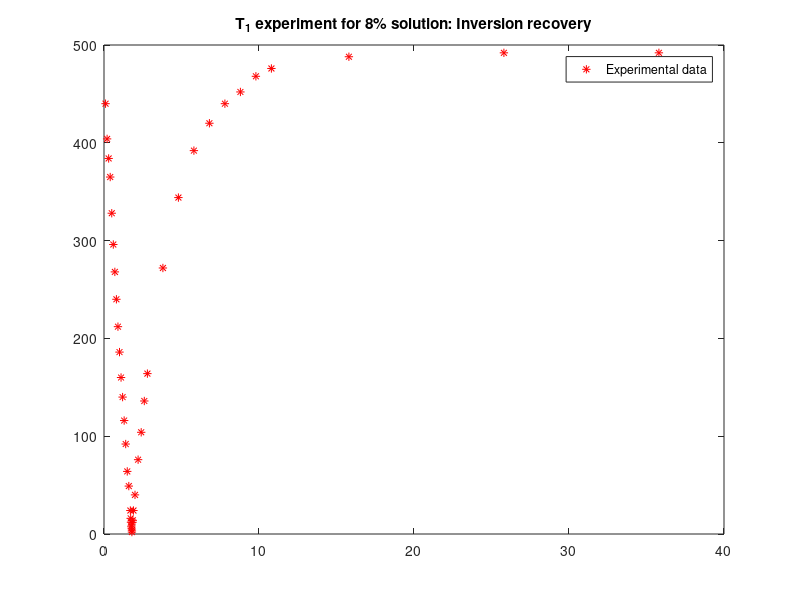

Here is the MATLAB script that generated this plot: (Note: this script raises an error after producing the figure.)
%%%% NMR Experiment %%%
clear all;
close all;
clc;
%%% loading data for 8 percent solution %%%
Threshold = 9000;
T1_8percent = load('./T1_8percent.csv');
T2_8percent_CPMG = load('./TT2_8percent_CPMG.csv');
T2_8percent_CP = load('./TT2_8percent_CP.csv');
T2_star_8percent = load('./T2_star_8percent.csv');
figure;

%let us calculate the sampling frequency
delta_t = T2_star_8percent(2, 1)-T2_star_8percent(1, 1);
sampling_freq = 1/delta_t

%%%%%%%%%%%%%%%%%%%%%%%%%%%%%%%%%%%%%%%%%%%%%%%%%%%
%%%%%%%%%%% T_1 Calculation %%%%%%%%%%%%%%%%%%%%%%%


plot(T1_8percent(:,2),T1_8percent(:,1), 'r*');
title ('T_1 experiment for 8% solution: Inversion recovery');
legend ('Experimental data')
hold on
%% We'll find an approximate M0 and T1 values:

[C I] = max(T1_8percent(:,1));
M0_app = C;
[C I] = min(T1_8percent(:,1));
T1_app = T1_8percent(I,2)/log(2);

%% Now we'll fit data for the model: 
s = fitoptions('Method','NonlinearLeastSquares',...
               'Lower',[0,0],...
               'Upper',[Inf, Inf],...
               'Startpoint',[M0_app T1_app]);
h = fittype('abs(M0*(1-2*exp(-x/T1)))', 'coefficients', {'M0', 'T1'}, 'independent', 'x', 'options', s)
[c, gof] = fit (T1_8percent(:,2),T1_8percent(:,1), h)
plot(c, 'k');
xlabel ('T_I [msec]');
ylabel ('M_{trans}(T_I) [msec]');
text ('Position', [10, 200], 'String', strcat(' Fit results: M_0=', num2str(c.M0), ' T_1=', num2str(c.T1)))

%%%%%%%%%%%%%%%%%%%%%%%%%%%%%%%%%%%%%%%%%%%%%%%%%%%
%%%%%%%%%%%% T_2_star calculation %%%%%%%%%%%%%%%%%

%% We will take a look on the FID:

% figure;
% plot(T2_star_8percent(:,1), T2_star_8percent(:, 2));
%% We will choose the data shortly after the peak
[C I] = max (T2_star_8percent(:,2));
max_Voltage = C;
ind_start = I + 50; % it is the moment we are starting to fit
t_delay = T2_star_8percent(ind_start, 1);
figure;
plot(T2_star_8percent(ind_start:ind_start+820,1), ((T2_star_8percent(ind_start:ind_start+820, 2)- T2_star_8percent(end, 2))));
legend('experimental data');
hold on

signal_fft = fft(T2_star_8percent(:,2))/(length(T2_star_8percent(:,2))-ind_start);

s1 = fitoptions('Method', 'NonlinearLeastSquares','Lower',[0, 0],'Upper', [Inf, Inf], 'Startpoint',[1e-6, max_Voltage-T2_star_8percent(end, 2)]);

h1 = fittype ('M0*exp(-(t-t_del)/T_2_star)', 'coefficients', {'T_2_star', 'M0'}, 'independent', 't', 'problem', 't_del', 'options', s1)
%[c1, gof1] = fit (T2_star_8percent(ind_start+20:end,1), T2_star_8percent(ind_start+20:end,2), h1)
[c1, gof1] = fit (T2_star_8percent(ind_start:ind_start+820,1), T2_star_8percent(ind_start:ind_start+820,2)-T2_star_8percent(end, 2), h1, 'problem', t_delay)
plot (c1, 'k');
xlabel ('t [sec]');
ylabel ('M_{trans} [Volt]');
text ('Position', [4e-4, 0.4], 'String', {strcat(' Fit results: M_0=', num2str(c1.M0)), strcat(' {T_2}^*=', num2str(c1.T_2_star))});

%%%%%%%%%%%%%%%%%%%%%%%%%%%%%%%%%%%%%%%%%%%%%%%%%%
%%%%%%%%% T_2 Calculation out of CP %%%%%%%%%%%%%%

 %%% Let us take a look on T1 data (CP)
[C I] = max (T2_8percent_CP(:,2));
max_Voltage = C;
t_delay = T2_8percent_CP(I, 1);
figure;
plot(T2_8percent_CP(:,1), T2_8percent_CP(:, 2));
deriv_Volt = diff(T2_8percent_CP(:, 2))./diff(T2_8percent_CP(:,1)); % we obtained the differential
deriv_Volt = [0; deriv_Volt];
figure;
plot(T2_8percent_CP(:,1), deriv_Volt);
% for the envelope we will look for the maximum between two points that 
% the derivative is above the threshold
deriv_threshed = (deriv_Volt>Threshold);
d_deriv_border = find(diff (deriv_threshed)>0);

for i=1:length(d_deriv_border)-1
    [C I] = max (T2_8percent_CP(d_deriv_border(i):d_deriv_border(i+1), 2));
    T_2_results_y(i) = C;
    T_2_results_x(i) = T2_8percent_CP(I+d_deriv_border(i), 1);
end
figure;
plot (T_2_results_x, T_2_results_y);
title ('T_2 calculation out of 8% CP experiment');
legend ('CP experimental data');
hold on

s2 = fitoptions('Method', 'NonlinearLeastSquares','Lower',[0, 0],'Upper', [Inf, Inf], 'Startpoint',[1e-6, max_Voltage]);
h2 = fittype ('M0*exp(-(t-t_del)/T_2)', 'coefficients', {'T_2', 'M0'}, 'independent', 't', 'problem', 't_del', 'options', s2)
[c2, gof2] = fit (T_2_results_x', T_2_results_y', h2, 'problem', t_delay)

plot(c2, 'k');
xlabel ('t [sec]');
ylabel ('M_{trans} [Volt]');
text ('Position', [3e-3, 0.4], 'String', {strcat(' Fit results: M_0=', num2str(c2.M0)), strcat(' {T_2}=', num2str(c2.T_2))});

% for a comparison we'll try to perform fit for the linear function after
% logarithm evauation
figure;
plot (T_2_results_x, log(T_2_results_y), 'o');
title ('T_2 calculation out of 8% CP experiment (linear fitting curve)')
legend ('experimental data')
hold on

%s4 = fitoptions('Method', 'NonlinearLeastSquares','Lower',[0, 0],'Upper', [Inf, Inf], 'Startpoint',[1e-6, max_Voltage]);
h5 = fittype ('poly1');
[c5 gof5] = fit (T_2_results_x', log(T_2_results_y)', h5)
plot(c5, 'k');
xlabel ('t [sec]');
ylabel ('ln(M_{trans}) [Volt]');
text ('Position', [2e-3, -0.8], 'String', {strcat(' Fit results: M_0=', num2str(exp(c5.p2))), strcat(' {T_2}=', num2str(-1/c5.p1))});




%%%%%%%%%%%%%%%%%%%%%%%%%%%%%%%%%%%%%%%%%%%%%%%%%%
%%%%% T_2 Calculation out of CPMG experiment%%%%%%

[C I] = max (T2_8percent_CPMG(:,2));
max_Voltage = C;
t_delay = T2_8percent_CPMG(I, 1);
figure;
plot(T2_8percent_CPMG(:,1), T2_8percent_CPMG(:, 2));
deriv_Volt_mg = diff(T2_8percent_CPMG(:, 2))./diff(T2_8percent_CPMG(:,1)); % we obtained the differential
deriv_Volt_mg = [0; deriv_Volt_mg];
figure;
plot(T2_8percent_CPMG(:,1), deriv_Volt);

deriv_threshed_mg = (deriv_Volt_mg>Threshold);
d_deriv_border_mg = find(diff (deriv_threshed_mg)>0)
j = 1;
for i=1:2:length(d_deriv_border_mg)-1
    
    [C I] = max (T2_8percent_CPMG(d_deriv_border_mg(i):d_deriv_border_mg(i+1), 2));
    T_2_results_mg_y(j) = C;
    T_2_results_mg_x(j) = T2_8percent_CP(I+d_deriv_border_mg(i), 1);
    j = j+1;
end

figure;
plot (T_2_results_mg_x, T_2_results_mg_y);
title ('T_2 calculation out of 8% CPMG experiment');
legend ('CPMG experimental data');
hold on

s3 = fitoptions('Method', 'NonlinearLeastSquares','Lower',[0, 0],'Upper', [Inf, Inf], 'Startpoint',[1e-6, max_Voltage]);
h3 = fittype ('M0*exp(-(t-t_del)/T_2)', 'coefficients', {'T_2', 'M0'}, 'independent', 't', 'problem', 't_del', 'options', s3)
[c3, gof3] = fit (T_2_results_mg_x', T_2_results_mg_y', h3, 'problem', t_delay)

plot(c3, 'k');
xlabel ('t [sec]');
ylabel ('M_{trans} [Volt]');
text ('Position', [3e-3, 0.4], 'String', {strcat(' Fit results: M_0=', num2str(c3.M0)), strcat(' {T_2}=', num2str(c3.T_2))});


% for a comparison we'll try to perform fit for the linear function after
% logarithm evauation
figure;
plot (T_2_results_mg_x, log(T_2_results_mg_y), 'o');
title ('T_2 calculation out of 8% CPMG experiment (linear fitting curve)')
legend ('experimental data')
hold on

%s4 = fitoptions('Method', 'NonlinearLeastSquares','Lower',[0, 0],'Upper', [Inf, Inf], 'Startpoint',[1e-6, max_Voltage]);
h4 = fittype ('poly1');
[c4 gof4] = fit (T_2_results_mg_x', log(T_2_results_mg_y)', h4)
plot(c4, 'k');
xlabel ('t [sec]');
ylabel ('ln(M_{trans}) [Volt]');
text ('Position', [2e-3, -0.8], 'String', {strcat(' Fit results: M_0=', num2str(exp(c4.p2))), strcat(' {T_2}=', num2str(-1/c4.p1))});

